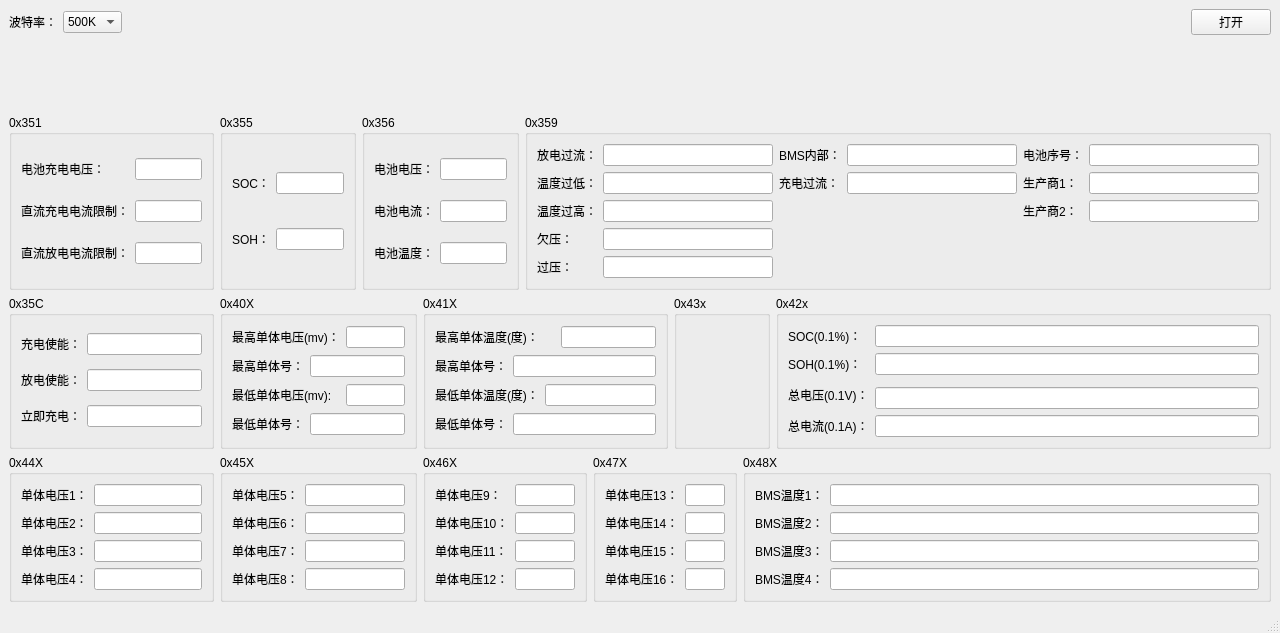
<?xml version="1.0" encoding="UTF-8"?>
<ui version="4.0">
 <class>MainWindow</class>
 <widget class="QMainWindow" name="MainWindow">
  <property name="geometry">
   <rect>
    <x>0</x>
    <y>0</y>
    <width>1280</width>
    <height>633</height>
   </rect>
  </property>
  <property name="windowTitle">
   <string>MainWindow</string>
  </property>
  <widget class="QWidget" name="centralwidget">
   <layout class="QVBoxLayout" name="verticalLayout">
    <item>
     <layout class="QHBoxLayout" name="horizontalLayout_2">
      <item>
       <layout class="QHBoxLayout" name="horizontalLayout">
        <item>
         <widget class="QLabel" name="label_3">
          <property name="text">
           <string>波特率：</string>
          </property>
         </widget>
        </item>
        <item>
         <widget class="QComboBox" name="comboBox_BoundRate">
          <item>
           <property name="text">
            <string>500K</string>
           </property>
          </item>
         </widget>
        </item>
       </layout>
      </item>
      <item>
       <spacer name="horizontalSpacer_3">
        <property name="orientation">
         <enum>Qt::Horizontal</enum>
        </property>
        <property name="sizeHint" stdset="0">
         <size>
          <width>40</width>
          <height>20</height>
         </size>
        </property>
       </spacer>
      </item>
      <item>
       <widget class="QPushButton" name="pushButton_OnOff">
        <property name="text">
         <string>打开</string>
        </property>
       </widget>
      </item>
     </layout>
    </item>
    <item>
     <spacer name="verticalSpacer">
      <property name="orientation">
       <enum>Qt::Vertical</enum>
      </property>
      <property name="sizeHint" stdset="0">
       <size>
        <width>20</width>
        <height>40</height>
       </size>
      </property>
     </spacer>
    </item>
    <item>
     <layout class="QGridLayout" name="gridLayout_14">
      <item row="0" column="0">
       <widget class="QGroupBox" name="groupBox_351">
        <property name="title">
         <string>0x351</string>
        </property>
        <layout class="QGridLayout" name="gridLayout">
         <item row="1" column="1">
          <widget class="QLineEdit" name="lineEdit_2"/>
         </item>
         <item row="2" column="0">
          <widget class="QLabel" name="label_5">
           <property name="text">
            <string>直流放电电流限制：</string>
           </property>
          </widget>
         </item>
         <item row="2" column="1">
          <widget class="QLineEdit" name="lineEdit_3"/>
         </item>
         <item row="1" column="0">
          <widget class="QLabel" name="label_4">
           <property name="text">
            <string>直流充电电流限制：</string>
           </property>
          </widget>
         </item>
         <item row="0" column="0">
          <widget class="QLabel" name="label_2">
           <property name="text">
            <string>电池充电电压：</string>
           </property>
          </widget>
         </item>
         <item row="0" column="1">
          <widget class="QLineEdit" name="lineEdit"/>
         </item>
        </layout>
       </widget>
      </item>
      <item row="0" column="1">
       <widget class="QGroupBox" name="groupBox_355">
        <property name="title">
         <string>0x355</string>
        </property>
        <layout class="QGridLayout" name="gridLayout_2">
         <item row="1" column="1">
          <widget class="QLineEdit" name="lineEdit_5"/>
         </item>
         <item row="0" column="0">
          <widget class="QLabel" name="label_7">
           <property name="text">
            <string>SOC：</string>
           </property>
          </widget>
         </item>
         <item row="1" column="0">
          <widget class="QLabel" name="label_8">
           <property name="text">
            <string>SOH：</string>
           </property>
          </widget>
         </item>
         <item row="0" column="1">
          <widget class="QLineEdit" name="lineEdit_4"/>
         </item>
        </layout>
       </widget>
      </item>
      <item row="0" column="2" colspan="2">
       <widget class="QGroupBox" name="groupBox_356">
        <property name="title">
         <string>0x356</string>
        </property>
        <layout class="QGridLayout" name="gridLayout_3">
         <item row="1" column="0">
          <widget class="QLabel" name="label_11">
           <property name="text">
            <string>电池电流：</string>
           </property>
          </widget>
         </item>
         <item row="2" column="0">
          <widget class="QLabel" name="label_12">
           <property name="text">
            <string>电池温度：</string>
           </property>
          </widget>
         </item>
         <item row="1" column="1">
          <widget class="QLineEdit" name="lineEdit_8"/>
         </item>
         <item row="0" column="1">
          <widget class="QLineEdit" name="lineEdit_6"/>
         </item>
         <item row="2" column="1">
          <widget class="QLineEdit" name="lineEdit_7"/>
         </item>
         <item row="0" column="0">
          <widget class="QLabel" name="label_10">
           <property name="text">
            <string>电池电压：</string>
           </property>
          </widget>
         </item>
        </layout>
       </widget>
      </item>
      <item row="0" column="4" colspan="5">
       <widget class="QGroupBox" name="groupBox_359">
        <property name="title">
         <string>0x359</string>
        </property>
        <layout class="QGridLayout" name="gridLayout_4">
         <item row="0" column="0">
          <widget class="QLabel" name="label_14">
           <property name="text">
            <string>放电过流：</string>
           </property>
          </widget>
         </item>
         <item row="0" column="1">
          <widget class="QLineEdit" name="lineEdit_9"/>
         </item>
         <item row="0" column="2">
          <widget class="QLabel" name="label_68">
           <property name="text">
            <string>BMS内部：</string>
           </property>
          </widget>
         </item>
         <item row="0" column="3">
          <widget class="QLineEdit" name="lineEdit_53"/>
         </item>
         <item row="0" column="4">
          <widget class="QLabel" name="label_70">
           <property name="text">
            <string>电池序号：</string>
           </property>
          </widget>
         </item>
         <item row="0" column="5">
          <widget class="QLineEdit" name="lineEdit_55"/>
         </item>
         <item row="1" column="0">
          <widget class="QLabel" name="label_15">
           <property name="text">
            <string>温度过低：</string>
           </property>
          </widget>
         </item>
         <item row="1" column="1">
          <widget class="QLineEdit" name="lineEdit_10"/>
         </item>
         <item row="1" column="2">
          <widget class="QLabel" name="label_69">
           <property name="text">
            <string>充电过流：</string>
           </property>
          </widget>
         </item>
         <item row="1" column="3">
          <widget class="QLineEdit" name="lineEdit_54"/>
         </item>
         <item row="1" column="4">
          <widget class="QLabel" name="label_71">
           <property name="text">
            <string>生产商1：</string>
           </property>
          </widget>
         </item>
         <item row="1" column="5">
          <widget class="QLineEdit" name="lineEdit_56"/>
         </item>
         <item row="2" column="0">
          <widget class="QLabel" name="label_16">
           <property name="text">
            <string>温度过高：</string>
           </property>
          </widget>
         </item>
         <item row="2" column="1">
          <widget class="QLineEdit" name="lineEdit_11"/>
         </item>
         <item row="2" column="4">
          <widget class="QLabel" name="label_72">
           <property name="text">
            <string>生产商2：</string>
           </property>
          </widget>
         </item>
         <item row="2" column="5">
          <widget class="QLineEdit" name="lineEdit_57">
           <property name="text">
            <string/>
           </property>
          </widget>
         </item>
         <item row="3" column="0">
          <widget class="QLabel" name="label_17">
           <property name="text">
            <string>欠压：</string>
           </property>
          </widget>
         </item>
         <item row="3" column="1">
          <widget class="QLineEdit" name="lineEdit_12">
           <property name="text">
            <string/>
           </property>
          </widget>
         </item>
         <item row="4" column="0">
          <widget class="QLabel" name="label_67">
           <property name="text">
            <string>过压：</string>
           </property>
          </widget>
         </item>
         <item row="4" column="1">
          <widget class="QLineEdit" name="lineEdit_52">
           <property name="text">
            <string/>
           </property>
          </widget>
         </item>
        </layout>
       </widget>
      </item>
      <item row="1" column="0">
       <widget class="QGroupBox" name="groupBox_35C">
        <property name="title">
         <string>0x35C</string>
        </property>
        <layout class="QGridLayout" name="gridLayout_5">
         <item row="0" column="0">
          <widget class="QLabel" name="label_20">
           <property name="text">
            <string>充电使能：</string>
           </property>
          </widget>
         </item>
         <item row="0" column="1">
          <widget class="QLineEdit" name="lineEdit_13">
           <property name="text">
            <string/>
           </property>
          </widget>
         </item>
         <item row="1" column="0">
          <widget class="QLabel" name="label_73">
           <property name="text">
            <string>放电使能：</string>
           </property>
          </widget>
         </item>
         <item row="1" column="1">
          <widget class="QLineEdit" name="lineEdit_58">
           <property name="text">
            <string/>
           </property>
          </widget>
         </item>
         <item row="2" column="0">
          <widget class="QLabel" name="label_74">
           <property name="text">
            <string>立即充电：</string>
           </property>
          </widget>
         </item>
         <item row="2" column="1">
          <widget class="QLineEdit" name="lineEdit_59">
           <property name="text">
            <string/>
           </property>
          </widget>
         </item>
        </layout>
       </widget>
      </item>
      <item row="1" column="1" colspan="2">
       <widget class="QGroupBox" name="groupBox_40x">
        <property name="title">
         <string>0x40X</string>
        </property>
        <layout class="QGridLayout" name="gridLayout_13">
         <item row="0" column="0" colspan="2">
          <widget class="QLabel" name="label_23">
           <property name="text">
            <string>最高单体电压(mv)：</string>
           </property>
          </widget>
         </item>
         <item row="0" column="2">
          <widget class="QLineEdit" name="lineEdit_16">
           <property name="text">
            <string/>
           </property>
          </widget>
         </item>
         <item row="1" column="0">
          <widget class="QLabel" name="label_24">
           <property name="text">
            <string>最高单体号：</string>
           </property>
          </widget>
         </item>
         <item row="1" column="1" colspan="2">
          <widget class="QLineEdit" name="lineEdit_17">
           <property name="text">
            <string/>
           </property>
          </widget>
         </item>
         <item row="2" column="0" colspan="2">
          <widget class="QLabel" name="label_25">
           <property name="text">
            <string>最低单体电压(mv):</string>
           </property>
          </widget>
         </item>
         <item row="2" column="2">
          <widget class="QLineEdit" name="lineEdit_18">
           <property name="text">
            <string/>
           </property>
          </widget>
         </item>
         <item row="3" column="0">
          <widget class="QLabel" name="label_75">
           <property name="text">
            <string>最低单体号：</string>
           </property>
          </widget>
         </item>
         <item row="3" column="1" colspan="2">
          <widget class="QLineEdit" name="lineEdit_60">
           <property name="text">
            <string/>
           </property>
          </widget>
         </item>
        </layout>
       </widget>
      </item>
      <item row="1" column="3" colspan="3">
       <widget class="QGroupBox" name="groupBox_41x">
        <property name="title">
         <string>0x41X</string>
        </property>
        <layout class="QGridLayout" name="gridLayout_12">
         <item row="0" column="0" colspan="3">
          <widget class="QLabel" name="label_35">
           <property name="text">
            <string>最高单体温度(度)：</string>
           </property>
          </widget>
         </item>
         <item row="0" column="3">
          <widget class="QLineEdit" name="lineEdit_19">
           <property name="text">
            <string/>
           </property>
          </widget>
         </item>
         <item row="1" column="0">
          <widget class="QLabel" name="label_36">
           <property name="text">
            <string>最高单体号：</string>
           </property>
          </widget>
         </item>
         <item row="1" column="1" colspan="3">
          <widget class="QLineEdit" name="lineEdit_20">
           <property name="text">
            <string/>
           </property>
          </widget>
         </item>
         <item row="2" column="0" colspan="2">
          <widget class="QLabel" name="label_37">
           <property name="text">
            <string>最低单体温度(度)：</string>
           </property>
          </widget>
         </item>
         <item row="2" column="2" colspan="2">
          <widget class="QLineEdit" name="lineEdit_21">
           <property name="text">
            <string/>
           </property>
          </widget>
         </item>
         <item row="3" column="0">
          <widget class="QLabel" name="label_76">
           <property name="text">
            <string>最低单体号：</string>
           </property>
          </widget>
         </item>
         <item row="3" column="1" colspan="3">
          <widget class="QLineEdit" name="lineEdit_61">
           <property name="text">
            <string/>
           </property>
          </widget>
         </item>
        </layout>
       </widget>
      </item>
      <item row="1" column="6" colspan="2">
       <widget class="QGroupBox" name="groupBox_43x">
        <property name="title">
         <string>0x43x</string>
        </property>
       </widget>
      </item>
      <item row="1" column="8">
       <widget class="QGroupBox" name="groupBox_42x">
        <property name="title">
         <string>0x42x</string>
        </property>
        <layout class="QGridLayout" name="gridLayout_6">
         <item row="0" column="0">
          <widget class="QLabel" name="label_38">
           <property name="text">
            <string>SOC(0.1%)：</string>
           </property>
          </widget>
         </item>
         <item row="0" column="1">
          <widget class="QLineEdit" name="lineEdit_22">
           <property name="text">
            <string/>
           </property>
          </widget>
         </item>
         <item row="1" column="0">
          <widget class="QLabel" name="label_39">
           <property name="text">
            <string>SOH(0.1%)：</string>
           </property>
          </widget>
         </item>
         <item row="1" column="1">
          <widget class="QLineEdit" name="lineEdit_23">
           <property name="text">
            <string/>
           </property>
          </widget>
         </item>
         <item row="2" column="0" rowspan="2" colspan="2">
          <widget class="QLabel" name="label_40">
           <property name="text">
            <string>总电压(0.1V)：</string>
           </property>
          </widget>
         </item>
         <item row="3" column="1">
          <widget class="QLineEdit" name="lineEdit_24">
           <property name="text">
            <string/>
           </property>
          </widget>
         </item>
         <item row="4" column="0">
          <widget class="QLabel" name="label_41">
           <property name="text">
            <string>总电流(0.1A)：</string>
           </property>
          </widget>
         </item>
         <item row="4" column="1">
          <widget class="QLineEdit" name="lineEdit_25">
           <property name="text">
            <string/>
           </property>
          </widget>
         </item>
        </layout>
       </widget>
      </item>
      <item row="2" column="0">
       <widget class="QGroupBox" name="groupBox_44x">
        <property name="title">
         <string>0x44X</string>
        </property>
        <layout class="QGridLayout" name="gridLayout_11">
         <item row="0" column="0">
          <widget class="QLabel" name="label_42">
           <property name="text">
            <string>单体电压1：</string>
           </property>
          </widget>
         </item>
         <item row="0" column="1">
          <widget class="QLineEdit" name="lineEdit_26">
           <property name="text">
            <string/>
           </property>
          </widget>
         </item>
         <item row="1" column="0">
          <widget class="QLabel" name="label_43">
           <property name="text">
            <string>单体电压2：</string>
           </property>
          </widget>
         </item>
         <item row="1" column="1">
          <widget class="QLineEdit" name="lineEdit_62">
           <property name="text">
            <string/>
           </property>
          </widget>
         </item>
         <item row="2" column="0">
          <widget class="QLabel" name="label_77">
           <property name="text">
            <string>单体电压3：</string>
           </property>
          </widget>
         </item>
         <item row="2" column="1">
          <widget class="QLineEdit" name="lineEdit_63">
           <property name="text">
            <string/>
           </property>
          </widget>
         </item>
         <item row="3" column="0">
          <widget class="QLabel" name="label_78">
           <property name="text">
            <string>单体电压4：</string>
           </property>
          </widget>
         </item>
         <item row="3" column="1">
          <widget class="QLineEdit" name="lineEdit_64">
           <property name="text">
            <string/>
           </property>
          </widget>
         </item>
        </layout>
       </widget>
      </item>
      <item row="2" column="1" colspan="2">
       <widget class="QGroupBox" name="groupBox_45x">
        <property name="title">
         <string>0x45X</string>
        </property>
        <layout class="QGridLayout" name="gridLayout_10">
         <item row="0" column="0">
          <widget class="QLabel" name="label_44">
           <property name="text">
            <string>单体电压5：</string>
           </property>
          </widget>
         </item>
         <item row="0" column="1">
          <widget class="QLineEdit" name="lineEdit_27">
           <property name="text">
            <string/>
           </property>
          </widget>
         </item>
         <item row="1" column="0">
          <widget class="QLabel" name="label_45">
           <property name="text">
            <string>单体电压6：</string>
           </property>
          </widget>
         </item>
         <item row="1" column="1">
          <widget class="QLineEdit" name="lineEdit_65">
           <property name="text">
            <string/>
           </property>
          </widget>
         </item>
         <item row="2" column="0">
          <widget class="QLabel" name="label_79">
           <property name="text">
            <string>单体电压7：</string>
           </property>
          </widget>
         </item>
         <item row="2" column="1">
          <widget class="QLineEdit" name="lineEdit_67">
           <property name="text">
            <string/>
           </property>
          </widget>
         </item>
         <item row="3" column="0">
          <widget class="QLabel" name="label_80">
           <property name="text">
            <string>单体电压8：</string>
           </property>
          </widget>
         </item>
         <item row="3" column="1">
          <widget class="QLineEdit" name="lineEdit_66">
           <property name="text">
            <string/>
           </property>
          </widget>
         </item>
        </layout>
       </widget>
      </item>
      <item row="2" column="3" colspan="2">
       <widget class="QGroupBox" name="groupBox_46x">
        <property name="title">
         <string>0x46X</string>
        </property>
        <layout class="QGridLayout" name="gridLayout_9">
         <item row="0" column="0">
          <widget class="QLabel" name="label_82">
           <property name="text">
            <string>单体电压9：</string>
           </property>
          </widget>
         </item>
         <item row="0" column="1">
          <widget class="QLineEdit" name="lineEdit_28">
           <property name="text">
            <string/>
           </property>
          </widget>
         </item>
         <item row="1" column="0">
          <widget class="QLabel" name="label_83">
           <property name="text">
            <string>单体电压10：</string>
           </property>
          </widget>
         </item>
         <item row="1" column="1">
          <widget class="QLineEdit" name="lineEdit_70">
           <property name="text">
            <string/>
           </property>
          </widget>
         </item>
         <item row="2" column="0">
          <widget class="QLabel" name="label_81">
           <property name="text">
            <string>单体电压11：</string>
           </property>
          </widget>
         </item>
         <item row="2" column="1">
          <widget class="QLineEdit" name="lineEdit_68">
           <property name="text">
            <string/>
           </property>
          </widget>
         </item>
         <item row="3" column="0">
          <widget class="QLabel" name="label_84">
           <property name="text">
            <string>单体电压12：</string>
           </property>
          </widget>
         </item>
         <item row="3" column="1">
          <widget class="QLineEdit" name="lineEdit_69">
           <property name="text">
            <string/>
           </property>
          </widget>
         </item>
        </layout>
       </widget>
      </item>
      <item row="2" column="5" colspan="2">
       <widget class="QGroupBox" name="groupBox_47x">
        <property name="title">
         <string>0x47X</string>
        </property>
        <layout class="QGridLayout" name="gridLayout_8">
         <item row="0" column="0">
          <widget class="QLabel" name="label_88">
           <property name="text">
            <string>单体电压13：</string>
           </property>
          </widget>
         </item>
         <item row="0" column="1">
          <widget class="QLineEdit" name="lineEdit_29">
           <property name="text">
            <string/>
           </property>
          </widget>
         </item>
         <item row="1" column="0">
          <widget class="QLabel" name="label_86">
           <property name="text">
            <string>单体电压14：</string>
           </property>
          </widget>
         </item>
         <item row="1" column="1">
          <widget class="QLineEdit" name="lineEdit_73">
           <property name="text">
            <string/>
           </property>
          </widget>
         </item>
         <item row="2" column="0">
          <widget class="QLabel" name="label_87">
           <property name="text">
            <string>单体电压15：</string>
           </property>
          </widget>
         </item>
         <item row="2" column="1">
          <widget class="QLineEdit" name="lineEdit_72">
           <property name="text">
            <string/>
           </property>
          </widget>
         </item>
         <item row="3" column="0">
          <widget class="QLabel" name="label_85">
           <property name="text">
            <string>单体电压16：</string>
           </property>
          </widget>
         </item>
         <item row="3" column="1">
          <widget class="QLineEdit" name="lineEdit_71">
           <property name="text">
            <string/>
           </property>
          </widget>
         </item>
        </layout>
       </widget>
      </item>
      <item row="2" column="7" colspan="2">
       <widget class="QGroupBox" name="groupBox_48x">
        <property name="title">
         <string>0x48X</string>
        </property>
        <layout class="QGridLayout" name="gridLayout_7">
         <item row="0" column="0">
          <widget class="QLabel" name="label_58">
           <property name="text">
            <string>BMS温度1：</string>
           </property>
          </widget>
         </item>
         <item row="0" column="1">
          <widget class="QLineEdit" name="lineEdit_42">
           <property name="text">
            <string/>
           </property>
          </widget>
         </item>
         <item row="1" column="0">
          <widget class="QLabel" name="label_59">
           <property name="text">
            <string>BMS温度2：</string>
           </property>
          </widget>
         </item>
         <item row="1" column="1">
          <widget class="QLineEdit" name="lineEdit_43">
           <property name="text">
            <string/>
           </property>
          </widget>
         </item>
         <item row="2" column="0">
          <widget class="QLabel" name="label_60">
           <property name="text">
            <string>BMS温度3：</string>
           </property>
          </widget>
         </item>
         <item row="2" column="1">
          <widget class="QLineEdit" name="lineEdit_44">
           <property name="text">
            <string/>
           </property>
          </widget>
         </item>
         <item row="3" column="0">
          <widget class="QLabel" name="label_61">
           <property name="text">
            <string>BMS温度4：</string>
           </property>
          </widget>
         </item>
         <item row="3" column="1">
          <widget class="QLineEdit" name="lineEdit_45">
           <property name="text">
            <string/>
           </property>
          </widget>
         </item>
        </layout>
       </widget>
      </item>
     </layout>
    </item>
   </layout>
  </widget>
  <widget class="QMenuBar" name="menubar">
   <property name="geometry">
    <rect>
     <x>0</x>
     <y>0</y>
     <width>1280</width>
     <height>23</height>
    </rect>
   </property>
  </widget>
  <widget class="QStatusBar" name="statusbar"/>
 </widget>
 <resources/>
 <connections/>
</ui>
